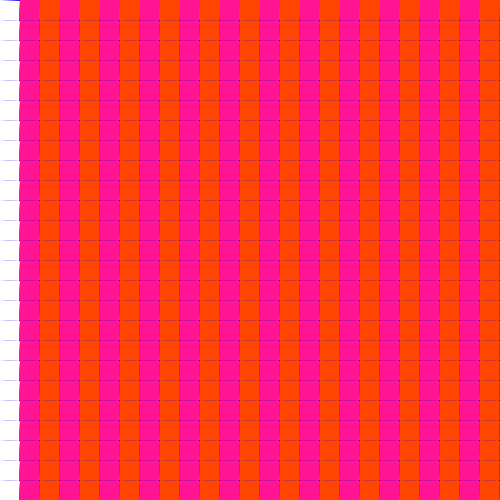
Frame 1 (no input)
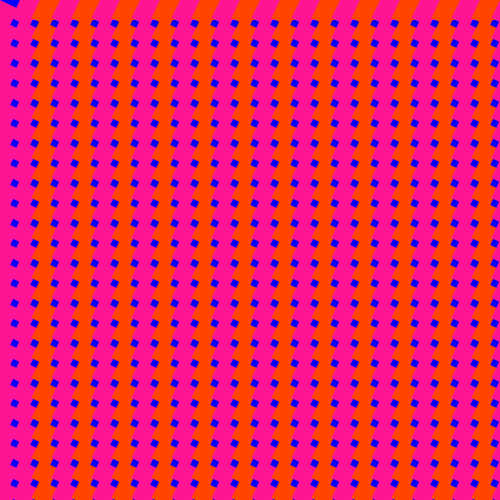
Frame 60 (the mouse pressed at the canvas centre just before this capture)
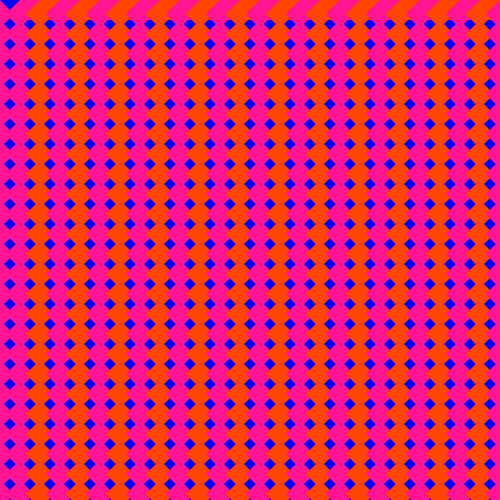
Frame 120 (the mouse held since frame 60 and released just before this capture)

The Processing sketch that drew these frames (run headless with seeded random() and noise(); from frame 60 on, the mouse is pressed at the canvas centre):

// Processing sketch: processing_61708
// ── processing_61708.pde

//import processing.pdf.*;

void setup() {
  size(500, 500);
  //noLoop();
  noStroke();
  smooth();
}

void draw() {
  background(0,0,255);

  //beginRecord(PDF, "rectSketch.pdf");
  

  for (int i=0; i < 27; i++) {
    pushMatrix();

    for (int j=0; j < 27; j++) { 
 // fill(random(255), random(255), random(255));

      pushMatrix();
      rotate(millis() * radians(20) / 1000);
      rect(0, 0, 20, 20);

      popMatrix(); 
      translate(0, 20);
    }

    popMatrix();
    if (i % 2 == 0 ){
      
      fill(255, 20, 147);
    }else{
     fill(255, 69, 0); 
    }
    
    translate(20, 0);
    rect(0, 0, 20, 20); 
    
  }
 // endRecord();
}
